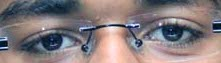
//> input picture eye_blink/pupilDetect/try1/passportpic.jpg, 221 x 63 px
$ ./a2v2 passportpic.jpg   (built with g++ and OpenCV 4)
//> lines starting //> are read from the running program, lines starting //| are printed output that depends on the picture; after the words box and inside, x2 and y2 are one past the last pixel; in counts of white or black regions, pixels touching at a corner belong together
#include"cv.h"
#include"highgui.h"
#include<iostream>
using namespace cv;
int THRESHOLD1=20;
int THRESHOLD2=3*20;
Mat src,srcInv,srcBlur,xDerivative,yDerivative;
vector<vector<Point> > contours;
vector<Vec4i> hierarchy;
void findxDerivative(Mat img,Mat &out)
{
	Mat kernel=Mat::zeros(1,3,CV_32F);
	kernel.at<float>(0,0)=-1;
	kernel.at<float>(0,1)=0;
	kernel.at<float>(0,2)=1;
	filter2D(img,out,CV_32F,kernel,Point(1,0));
}
void findyDerivative(Mat img,Mat &out)
{
	Mat kernel=Mat::zeros(3,1,CV_32F);
	kernel.at<float>(0,0)=-1;
	kernel.at<float>(1,0)=0;
	kernel.at<float>(2,0)=1;
	filter2D(img,out,CV_32F,kernel,Point(0,1));
}


int main(int argc,char* argv[])
{
	Mat src1,xNorm,yNorm,canny_output,drawing,values,valuesNorm,h,s,v;
	vector<Mat> HSV;
	float vecx,vecy,gradx,grady,maxValue=0;
	Point maxPoint;


	src=imread(argv[1],0);
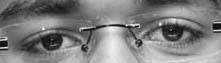
//> src: 63 rows x 221 cols, CV_8UC1; min 2, max 255, mean 126.5
	//cvtColor(src1,src1,CV_BGR2YCrCb);
	//split(src1,HSV);
	//HSV[0].copyTo(src);
	values=Mat::zeros(src.rows,src.cols,CV_32FC1);
	equalizeHist(src,src);
	imwrite("lefte.jpg",src);


	drawing = Mat::zeros(src.size(), CV_8UC1);
	threshold(src,srcInv,50,255,THRESH_BINARY_INV);
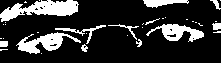
//> srcInv: 63 rows x 221 cols, CV_8UC1; 19.7% white; 35 white regions (23 under 20 px), largest, box (x1, y1, x2, y2) and area: (0, 0, 79, 22) 907, (16, 32, 81, 54) 607, (146, 24, 204, 42) 487

	imshow("Original Image",src);
	imshow("Inverted Original",srcInv);

	//findxDerivative(src,xDerivative);
	Sobel(src,xDerivative,CV_32F,1,0,3);
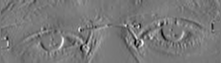
//> xDerivative: 63 rows x 221 cols, CV_32FC1; min -754, max 840, mean 1.2; drawn with min black and max white
	//findyDerivative(src,yDerivative);
	Sobel(src,yDerivative,CV_32F,0,1,3);
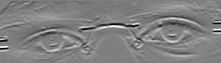
//> yDerivative: 63 rows x 221 cols, CV_32FC1; min -1003, max 1011, mean 14.7; drawn with min black and max white

	normalize(xDerivative,xNorm,0,1,NORM_MINMAX);
	normalize(yDerivative,yNorm,0,1,NORM_MINMAX);

	imshow("X derivative",xNorm);
	imshow("Y derivative",yNorm);

	blur(src,srcBlur,Size(3,3));
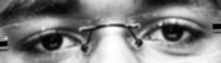
//> srcBlur: 63 rows x 221 cols, CV_8UC1; min 1, max 255, mean 128.2
	Canny(srcBlur,canny_output,THRESHOLD1,3*THRESHOLD1,3);
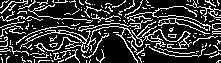
//> canny_output: 63 rows x 221 cols, CV_8UC1; 21.9% white in thin lines or dots

	imshow("Canny Output",canny_output);
 	findContours(canny_output, contours, hierarchy, CV_RETR_TREE, CV_CHAIN_APPROX_SIMPLE, Point(0, 0) );
//> contours = 181 contours, 173 with area under 20; largest, box (x1, y1, x2, y2) and area: (20, 21, 192, 63) 296, (59, 30, 87, 44) 86, (158, 18, 210, 36) 50, (168, 18, 176, 24) 30, (186, 0, 221, 22) 28, (37, 43, 44, 50) 21, (127, 6, 211, 31) 20, (168, 34, 177, 38) 20

  	for( int i = 0; i< contours.size(); i++ )
       	drawContours( drawing, contours, i, Scalar(255), 1, 8, hierarchy, 0, Point() );
//> drawing: 63 rows x 221 cols, CV_8UC1; 21.9% white in thin lines or dots

    imshow("Contour",drawing);


	for(int j1=0;j1<src.rows;j1++)
		for(int i1=0;i1<src.cols;i1++)
		{
			if(srcInv.at<uchar>(j1,i1))
			{
				float dot=0;
				for(int j2=0;j2<contours.size();j2++)
				{
					for(int i2=0;i2<contours[j2].size();i2++)
					{
						Point p= contours[j2][i2];
						vecx=p.x-i1;
						vecy=p.y-j1;
						vecx=(float)vecx/sqrt(vecx*vecx+vecy*vecy);
						vecy=(float)vecy/sqrt(vecx*vecx+vecy*vecy);
						gradx=xDerivative.at<float>(p.y,p.x);
						grady=yDerivative.at<float>(p.y,p.x);
						gradx=(float)gradx/sqrt(gradx*gradx+grady*grady);
						grady=(float)grady/sqrt(gradx*gradx+grady*grady);
						float dotp=vecx*gradx+vecy*grady;
					//printf("%f at(%d,%d)",p,i2,j2);
						dot+=dotp*dotp;
					}
				}

				if(dot>maxValue)
				{
					maxValue=dot;
					maxPoint.x=i1;
					maxPoint.y=j1;
				}


				values.at<float>(j1,i1)=dot;
			}


		}
//> this loop made 63 passes
//> (vecx, vecy, maxValue) on passes 1 to 12: (-1, 0.894, 3420.3), (-1, 0.707, 3420.3), (-1, 0, 3420.3), (-1, -0.707, 3466.3), (-1, -0.894, 3480.1), (-1, -0.949, 3505.1), (-1, -0.97, 3505.3), (-1, -0.981, 3547.5), (-1, -0.986, 3566.5), (-0.999, -0.99, 3582.1), (-0.994, -0.992, 3591.7), (-0.992, -0.994, 3611.7)
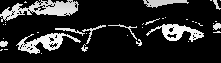
//> values: 63 rows x 221 cols, CV_32FC1; 2.18% of the values are NaN or infinite; the others: min 0, max 3839.3, mean 630.3; drawn with min black, max white, NaN and infinite black
//> after the loop, vecx = -0.566; vecy = -1; gradx = 0.917; grady = 0.999; maxValue = 3839.3; maxPoint = Point(172, 39)

	normalize(values,valuesNorm,0,1,NORM_MINMAX);
	Mat valuesSave;
	valuesNorm.convertTo(valuesSave,CV_8UC1,255);
	imshow("values",valuesNorm);
	imwrite("v.jpg",valuesSave);
	std::cout<<maxPoint;
//| [172, 39]


	waitKey(0);
}

$ run again, on eye_blink/pupilDetect/try1/c5.jpg
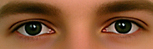
//> input picture eye_blink/pupilDetect/try1/c5.jpg, 153 x 49 px
//> srcInv: 49 rows x 153 cols, CV_8UC1; 20.1% white; 5 white regions (1 under 20 px), largest, box (x1, y1, x2, y2) and area: (1, 4, 56, 17) 441, (8, 18, 57, 36) 409, (101, 16, 148, 34) 382, (102, 3, 146, 14) 270
//> `Canny(srcBlur,canny_output,THRESHOLD1,3*THRESHOLD1,3);`:
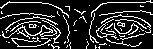
//> canny_output: 49 rows x 153 cols, CV_8UC1; 17.1% white in thin lines or dots
//> contours = 73 contours, 68 with area under 20; largest, box (x1, y1, x2, y2) and area: (2, 25, 57, 39) 126, (96, 19, 114, 38) 62, (96, 24, 107, 38) 56, (39, 25, 52, 35) 49, (18, 27, 29, 37) 40
//> the loop `for( int i = 0; i< contours.size(); i++ )` made 73 passes
//> the loop `for(int j1=0;j1<src.rows;j1++)` made 49 passes
//> (vecx, vecy, gradx, grady, maxValue) on passes 1 to 8: (0, 0, 0, 0, 0), (0, 0, 0, 0, 0), (0, 0, 0, 0, 0), (0.995, -0.895, 0.43, -1, 1353.4), (0.97, -0.951, 0.43, -1, 1374.3), (0.949, -0.973, 0.43, -1, 1382), (0.923, -0.983, 0.43, -1, 1382), (0.8, -0.991, 0.43, -1, 1382)
//> after the loop `for(int j1=0;j1<src.rows;j1++)`:
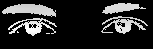
//> values: 49 rows x 153 cols, CV_32FC1; 1.6% of the values are NaN or infinite; the others: min 0, max 1574.1, mean 257.6; drawn with min black, max white, NaN and infinite black
//> after the loop `for(int j1=0;j1<src.rows;j1++)`: vecx = 0.96; vecy = -1; gradx = 0.43; grady = -1; maxValue = 1574.1; maxPoint = Point(31, 28)
//| [31, 28]

$ run again, on eye_blink/pupilDetect/try1/c6.jpg
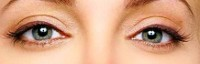
//> input picture eye_blink/pupilDetect/try1/c6.jpg, 200 x 64 px
//> srcInv: 64 rows x 200 cols, CV_8UC1; 19.6% white; 27 white regions (20 under 20 px), largest, box (x1, y1, x2, y2) and area: (3, 16, 72, 48) 970, (127, 16, 191, 50) 905, (121, 0, 157, 21) 229
//> `Canny(srcBlur,canny_output,THRESHOLD1,3*THRESHOLD1,3);`:
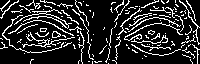
//> canny_output: 64 rows x 200 cols, CV_8UC1; 17.1% white in thin lines or dots
//> contours = 141 contours, 134 with area under 20; largest, box (x1, y1, x2, y2) and area: (22, 32, 75, 48) 50, (52, 31, 61, 38) 36, (124, 22, 183, 41) 36, (52, 31, 60, 38) 28, (14, 9, 72, 29) 26, (2, 15, 64, 53) 21, (179, 0, 200, 45) 20
//> the loop `for( int i = 0; i< contours.size(); i++ )` made 141 passes
//> the loop `for(int j1=0;j1<src.rows;j1++)` made 64 passes
//> (vecx, vecy, maxValue) on passes 1 to 8: (-1, 0.707, 2735.4), (-1, 0, 2735.4), (-1, -0.707, 2735.4), (-1, -0.894, 2735.4), (-1, -0.949, 2735.4), (-1, -0.97, 2735.4), (-1, -0.981, 2735.4), (-1, -0.986, 2735.4)
//> after the loop `for(int j1=0;j1<src.rows;j1++)`:
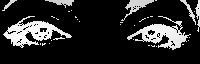
//> values: 64 rows x 200 cols, CV_32FC1; 1.98% of the values are NaN or infinite; the others: min 0, max 2948.8, mean 489.2; drawn with min black, max white, NaN and infinite black
//> after the loop `for(int j1=0;j1<src.rows;j1++)`: vecx = -0.96; vecy = -1; gradx = -0.713; grady = -1; maxValue = 2948.8; maxPoint = Point(36, 35)
//| [36, 35]
